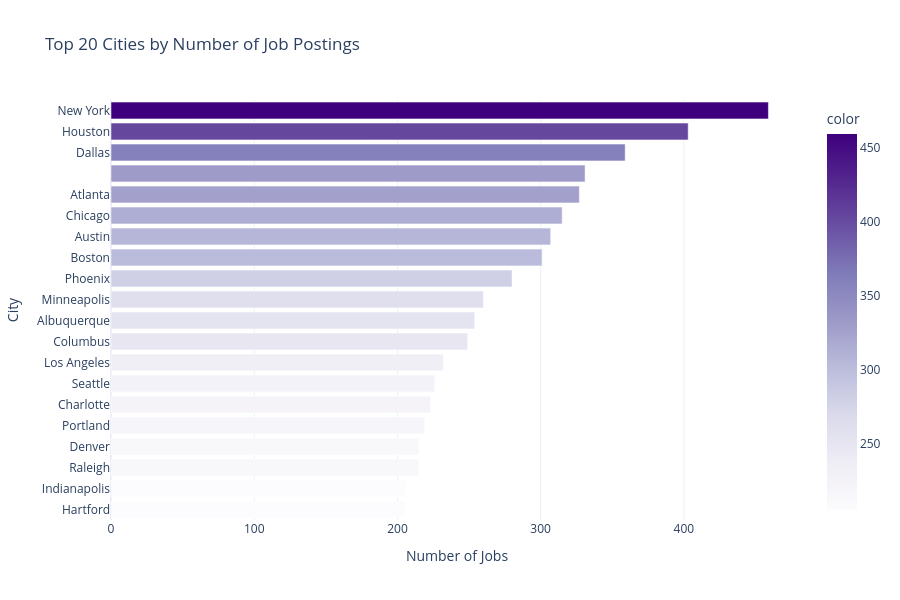

Write notebook code for a chart like this one.
### Code cell
# 1. Count job postings by city
city_counts = df['city'].value_counts().dropna().head(20)  # Only top 20 cities

# 2. Create Interactive Bar Plot
fig = px.bar(
    x=city_counts.values,
    y=city_counts.index,
    orientation='h',
    title='Top 20 Cities by Number of Job Postings',
    labels={'x': 'Number of Jobs', 'y': 'City'},
    color=city_counts.values,
    color_continuous_scale='Purples'
)

fig.update_layout(
    yaxis={'categoryorder':'total ascending'},
    template='plotly_white',
    height=600,
    width=900
)

fig.show()

### Figure 1 — Plotly figure (JSON) as saved in the notebook; plotly's stock layout.template omitted (floating-point values rounded to 4 significant figures)
{"data": [{"hovertemplate": "Number of Jobs=%{x}<br>City=%{y}<br>color=%{marker.color}<extra></extra>", "legendgroup": "", "marker": {"color": [459, 403, 359, 331, 327, 315, 307, 301, 280, 260, 254, 249, 232, 226, 223, 219, 215, 215, 206, 205], "coloraxis": "coloraxis", "pattern": {"shape": ""}}, "name": "", "orientation": "h", "showlegend": false, "textposition": "auto", "type": "bar", "x": [459, 403, 359, 331, 327, 315, 307, 301, 280, 260, 254, 249, 232, 226, 223, 219, 215, 215, 206, 205], "xaxis": "x", "y": ["New York", "Houston", "Dallas", "", "Atlanta", "Chicago", "Austin", "Boston", "Phoenix", "Minneapolis", "Albuquerque", "Columbus", "Los Angeles", "Seattle", "Charlotte", "Portland", "Raleigh", "Denver", "Indianapolis", "Hartford"], "yaxis": "y"}], "layout": {"barmode": "relative", "coloraxis": {"colorbar": {"title": {"text": "color"}}, "colorscale": [[0, "rgb(252,251,253)"], [0.125, "rgb(239,237,245)"], [0.25, "rgb(218,218,235)"], [0.375, "rgb(188,189,220)"], [0.5, "rgb(158,154,200)"], [0.625, "rgb(128,125,186)"], [0.75, "rgb(106,81,163)"], [0.875, "rgb(84,39,143)"], [1, "rgb(63,0,125)"]]}, "height": 600, "legend": {"tracegroupgap": 0}, "title": {"text": "Top 20 Cities by Number of Job Postings"}, "width": 900, "xaxis": {"anchor": "y", "domain": [0, 1], "title": {"text": "Number of Jobs"}}, "yaxis": {"anchor": "x", "categoryorder": "total ascending", "domain": [0, 1], "title": {"text": "City"}}}}
